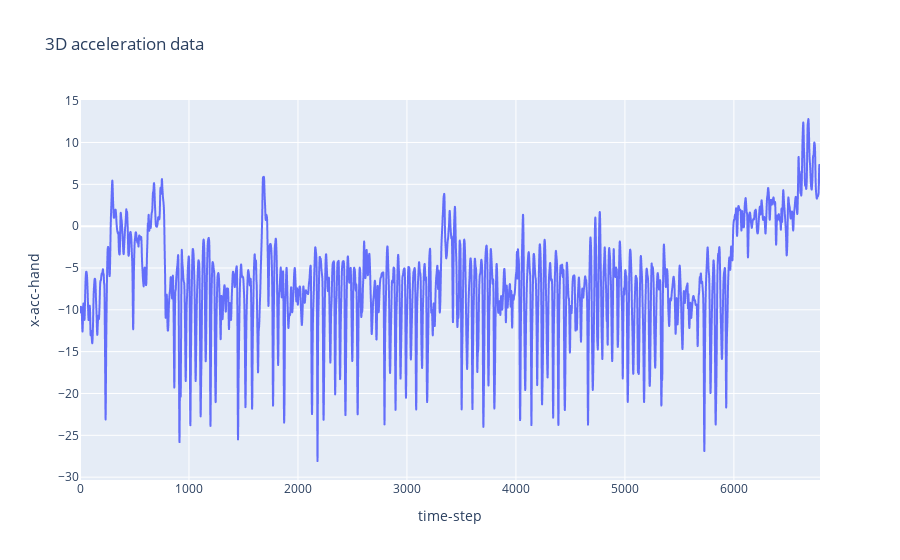

Here is the notebook cell this chart was saved with:
### Code cell
fig = px.line(data_df, x="time-step", y='x-acc-hand', title='3D acceleration data')
fig.show()

### Figure 1 — Plotly figure (JSON) as saved in the notebook; plotly's stock layout.template omitted (floating-point values rounded to 4 significant figures; data arrays with more than 128 entries replaced by an {"elided": "..."} marker saying what was removed)
{"data": [{"hoverlabel": {"namelength": 0}, "hovertemplate": "time-step=%{x}<br>x-acc-hand=%{y}", "legendgroup": "", "line": {"color": "#636efa", "dash": "solid"}, "mode": "lines", "name": "", "showlegend": false, "type": "scattergl", "x": {"elided": "6791 int values"}, "xaxis": "x", "y": {"elided": "6791 float values"}, "yaxis": "y"}], "layout": {"legend": {"tracegroupgap": 0}, "title": {"text": "3D acceleration data"}, "xaxis": {"anchor": "y", "domain": [0, 1], "title": {"text": "time-step"}}, "yaxis": {"anchor": "x", "domain": [0, 1], "title": {"text": "x-acc-hand"}}}}
